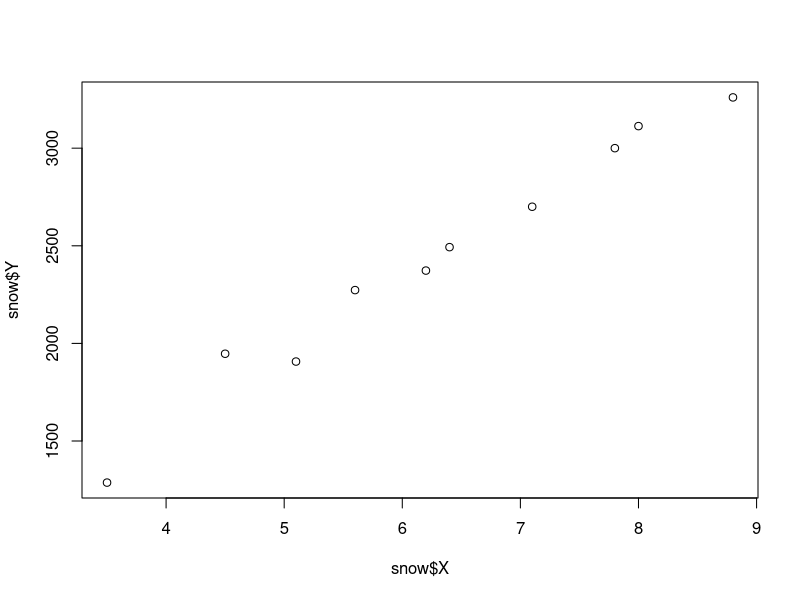
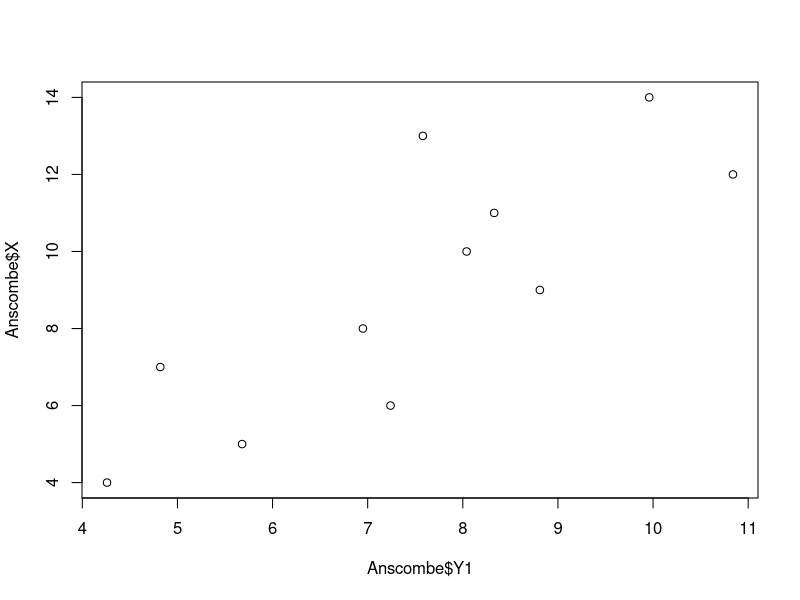

These figures' R source, in order:
# 线性回归

# 1 积雪融化对下游灌溉的影响

snow <- data.frame(
    X = c(5.1,3.5,7.1,6.2,8.8,7.8,4.5,5.6,8,6.4),
    Y = c(1907,1287,2700,2373,3260,3000,1947,2273,3113,2493)
)

plot(snow$X,snow$Y)

snow.lm <- lm(Y ~ 1 + X, data = snow)
summary(snow.lm)

Y <- predict(snow.lm, data.frame(X = 7),interval = "prediction",level = 0.95)
Y


Anscombe<-data.frame(
  X =c(10.0, 8.0, 13.0, 9.0, 11.0, 14.0, 6.0, 4.0, 12.0, 7.0, 5.0),
  Y1=c(8.04, 6.95, 7.58, 8.81, 8.33, 9.96, 7.24, 4.26, 10.84, 4.82, 5.68),
  Y2=c(9.14, 8.14, 8.74, 8.77, 9.26, 8.10, 6.13, 3.10, 9.13, 7.26, 4.74),
  Y3=c(7.46, 6.77, 12.74, 7.11, 7.81, 8.84, 6.08, 5.39, 8.15, 6.44, 5.73),
  X4=c(rep(8,7), 19, rep(8,3)),
  Y4=c(6.58, 5.76, 7.71, 8.84, 8.47, 7.04, 5.25, 12.50, 5.56, 7.91, 6.89)
)

summary(lm(Y1~X, data = Anscombe))
plot(Anscombe$Y1, Anscombe$X)